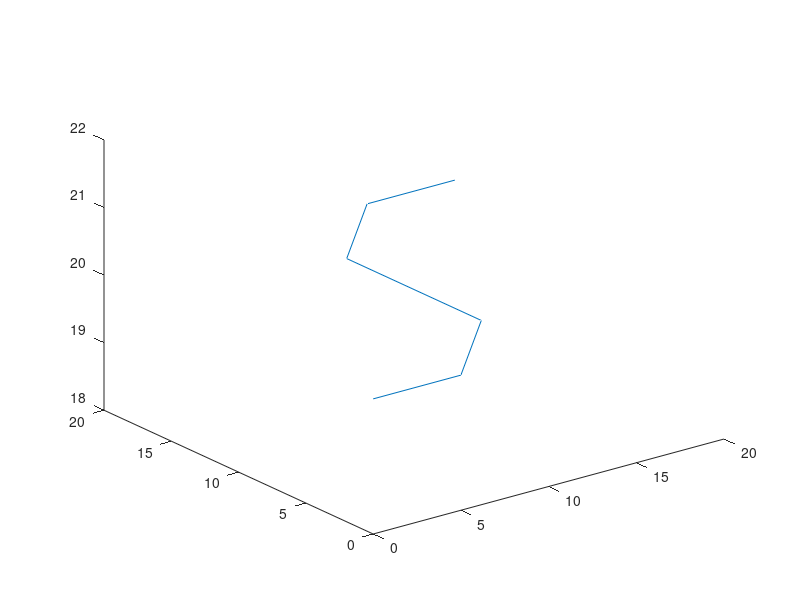

The MATLAB script that drew this image: (Note: this script raises an error after producing the figure.)
waypoints = [
0	0	20;
5	0	20;
10	5	20;
10	15	20;
15	20	20;
20	20	20;
];
figure
plot3(waypoints(:,1),waypoints(:,2),waypoints(:,3))
tspan = [0 100];
wp_ts = enumWP(waypoints,tspan);
figure
plot3(wp_ts(:,2),wp_ts(:,3),wp_ts(:,4))

function wp_ts = enumWP(wp,tspan)
    % Number of points
    n = 1000;

    % Define the waypoints
    l_wp = length(wp);
    n_iter = n/(l_wp-1);
    pn_w = [];
    pe_w = [];
    h_w = [];
    for i = 1:l_wp-1
        pn_w = [pn_w linspace(wp(i,1),wp(i+1,1),n_iter)];
        pe_w = [pe_w linspace(wp(i,2),wp(i+1,2),n_iter)];
        h_w = [h_w linspace(wp(i,3),wp(i+1,3),n_iter)];
    end

    % Time of the waypoints
    % the format is tspan = [tspan(1) tspan(2)]
    t_wp = linspace(tspan(1),tspan(end),n);

    wp_ts = [t_wp' pn_w' pe_w' h_w'];
end